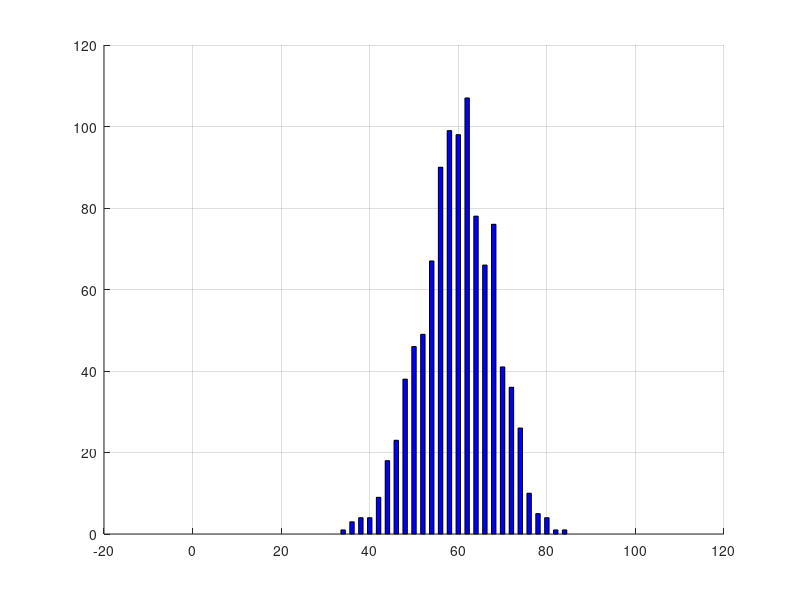

Reproduce this figure in MATLAB.
pkg load statistics;
m = 1000;
k = 100;
p = 0.8;
v = [];

for i = 1:m
  poz = 0;
  for j = 1:k
    N = binornd(1,p);
    if N == 1
      poz = poz + 1;
      if poz >= k
          poz = 0;
      endif 
    else
      poz = poz - 1;
      if poz < 0
          poz = k - 1;
      endif 
    endif
  endfor
  v = [poz, v];
endfor

clf; grid on; hold on;
N=histc(v, 0:k);
bar(0:k, N, 'hist', 'FaceColor', 'b');